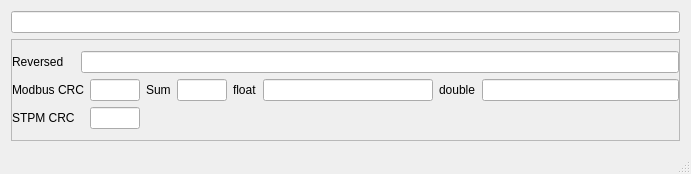
<?xml version="1.0" encoding="UTF-8"?>
<ui version="4.0">
 <class>MainWindow</class>
 <widget class="QMainWindow" name="MainWindow">
  <property name="geometry">
   <rect>
    <x>0</x>
    <y>0</y>
    <width>691</width>
    <height>174</height>
   </rect>
  </property>
  <property name="contextMenuPolicy">
   <enum>Qt::PreventContextMenu</enum>
  </property>
  <property name="windowTitle">
   <string>Packets analyzer</string>
  </property>
  <widget class="QWidget" name="centralWidget">
   <layout class="QVBoxLayout" name="verticalLayout">
    <item>
     <widget class="QLineEdit" name="inputBox"/>
    </item>
    <item>
     <widget class="QFrame" name="frame">
      <property name="frameShape">
       <enum>QFrame::StyledPanel</enum>
      </property>
      <property name="frameShadow">
       <enum>QFrame::Raised</enum>
      </property>
      <layout class="QGridLayout" name="gridLayout">
       <property name="leftMargin">
        <number>0</number>
       </property>
       <property name="rightMargin">
        <number>0</number>
       </property>
       <item row="1" column="4">
        <widget class="TabTriggeredLineEdit" name="sumBox">
         <property name="sizePolicy">
          <sizepolicy hsizetype="Minimum" vsizetype="Fixed">
           <horstretch>0</horstretch>
           <verstretch>0</verstretch>
          </sizepolicy>
         </property>
         <property name="maximumSize">
          <size>
           <width>50</width>
           <height>16777215</height>
          </size>
         </property>
         <property name="focusPolicy">
          <enum>Qt::ClickFocus</enum>
         </property>
         <property name="layoutDirection">
          <enum>Qt::RightToLeft</enum>
         </property>
        </widget>
       </item>
       <item row="0" column="0">
        <widget class="QLabel" name="label_6">
         <property name="maximumSize">
          <size>
           <width>60</width>
           <height>15</height>
          </size>
         </property>
         <property name="text">
          <string>Reversed</string>
         </property>
         <property name="indent">
          <number>-1</number>
         </property>
        </widget>
       </item>
       <item row="0" column="1" colspan="8">
        <widget class="TabTriggeredLineEdit" name="reversedBox"/>
       </item>
       <item row="1" column="3">
        <widget class="QLabel" name="label">
         <property name="sizePolicy">
          <sizepolicy hsizetype="Preferred" vsizetype="Fixed">
           <horstretch>0</horstretch>
           <verstretch>0</verstretch>
          </sizepolicy>
         </property>
         <property name="maximumSize">
          <size>
           <width>30</width>
           <height>16777215</height>
          </size>
         </property>
         <property name="text">
          <string>Sum</string>
         </property>
        </widget>
       </item>
       <item row="1" column="8">
        <widget class="TabTriggeredLineEdit" name="doubleValueBox"/>
       </item>
       <item row="1" column="5">
        <widget class="QLabel" name="label_3">
         <property name="sizePolicy">
          <sizepolicy hsizetype="Preferred" vsizetype="Preferred">
           <horstretch>0</horstretch>
           <verstretch>0</verstretch>
          </sizepolicy>
         </property>
         <property name="maximumSize">
          <size>
           <width>30</width>
           <height>15</height>
          </size>
         </property>
         <property name="text">
          <string>float</string>
         </property>
        </widget>
       </item>
       <item row="2" column="1" colspan="2">
        <widget class="TabTriggeredLineEdit" name="stpmCrcBox">
         <property name="sizePolicy">
          <sizepolicy hsizetype="Minimum" vsizetype="Fixed">
           <horstretch>0</horstretch>
           <verstretch>0</verstretch>
          </sizepolicy>
         </property>
         <property name="maximumSize">
          <size>
           <width>50</width>
           <height>16777215</height>
          </size>
         </property>
         <property name="focusPolicy">
          <enum>Qt::ClickFocus</enum>
         </property>
         <property name="layoutDirection">
          <enum>Qt::RightToLeft</enum>
         </property>
        </widget>
       </item>
       <item row="1" column="2">
        <widget class="TabTriggeredLineEdit" name="modbusCrcBox">
         <property name="sizePolicy">
          <sizepolicy hsizetype="Minimum" vsizetype="Fixed">
           <horstretch>0</horstretch>
           <verstretch>0</verstretch>
          </sizepolicy>
         </property>
         <property name="maximumSize">
          <size>
           <width>50</width>
           <height>16777215</height>
          </size>
         </property>
         <property name="focusPolicy">
          <enum>Qt::ClickFocus</enum>
         </property>
         <property name="layoutDirection">
          <enum>Qt::RightToLeft</enum>
         </property>
        </widget>
       </item>
       <item row="1" column="7">
        <widget class="QLabel" name="label_4">
         <property name="maximumSize">
          <size>
           <width>50</width>
           <height>15</height>
          </size>
         </property>
         <property name="text">
          <string>double</string>
         </property>
        </widget>
       </item>
       <item row="1" column="6">
        <widget class="TabTriggeredLineEdit" name="floatValueBox">
         <property name="sizePolicy">
          <sizepolicy hsizetype="Minimum" vsizetype="Fixed">
           <horstretch>0</horstretch>
           <verstretch>0</verstretch>
          </sizepolicy>
         </property>
         <property name="minimumSize">
          <size>
           <width>170</width>
           <height>0</height>
          </size>
         </property>
         <property name="maximumSize">
          <size>
           <width>200</width>
           <height>16777215</height>
          </size>
         </property>
         <property name="focusPolicy">
          <enum>Qt::ClickFocus</enum>
         </property>
         <property name="layoutDirection">
          <enum>Qt::RightToLeft</enum>
         </property>
        </widget>
       </item>
       <item row="1" column="0" colspan="2">
        <widget class="QLabel" name="label_2">
         <property name="sizePolicy">
          <sizepolicy hsizetype="Preferred" vsizetype="Fixed">
           <horstretch>0</horstretch>
           <verstretch>0</verstretch>
          </sizepolicy>
         </property>
         <property name="maximumSize">
          <size>
           <width>80</width>
           <height>16777215</height>
          </size>
         </property>
         <property name="text">
          <string>Modbus CRC</string>
         </property>
        </widget>
       </item>
       <item row="2" column="0">
        <widget class="QLabel" name="label_5">
         <property name="sizePolicy">
          <sizepolicy hsizetype="Preferred" vsizetype="Fixed">
           <horstretch>0</horstretch>
           <verstretch>0</verstretch>
          </sizepolicy>
         </property>
         <property name="maximumSize">
          <size>
           <width>65</width>
           <height>16777215</height>
          </size>
         </property>
         <property name="text">
          <string>STPM CRC</string>
         </property>
        </widget>
       </item>
      </layout>
     </widget>
    </item>
   </layout>
  </widget>
  <widget class="QStatusBar" name="statusBar"/>
 </widget>
 <layoutdefault spacing="6" margin="11"/>
 <customwidgets>
  <customwidget>
   <class>TabTriggeredLineEdit</class>
   <extends>QLineEdit</extends>
   <header>tabtriggeredlineedit.h</header>
  </customwidget>
 </customwidgets>
 <resources/>
 <connections/>
</ui>
